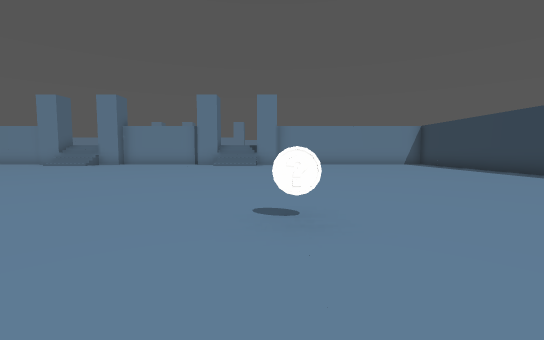
view 1 (above)

19 first-person views from a walk through a Unity game level. The camera is 1.4 m above the floor, tilts 4° down and sees 90° across. The floor is counted in squares, 2 m on a side. Each view is taken from the middle of a square. On the plan, view 1 faces up. The plan holds only what a view shows up to about 9 squares ahead; the rest is blank. The place goes on beyond the plan. Some animated figures are left out. Door leaves are left out, so doorways stand open. Some surface patterns are stand-ins.

view 2
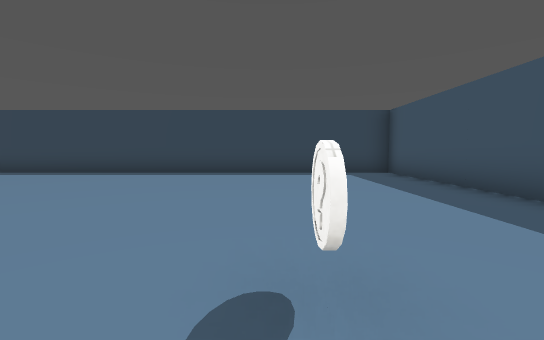

view 3
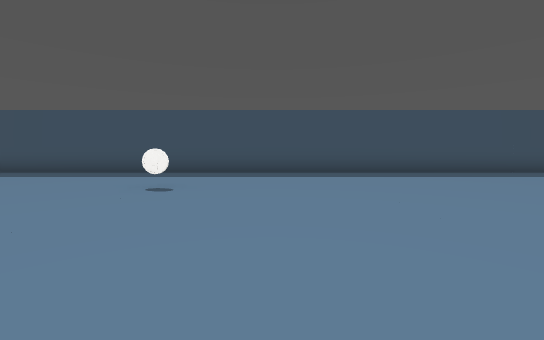

view 4
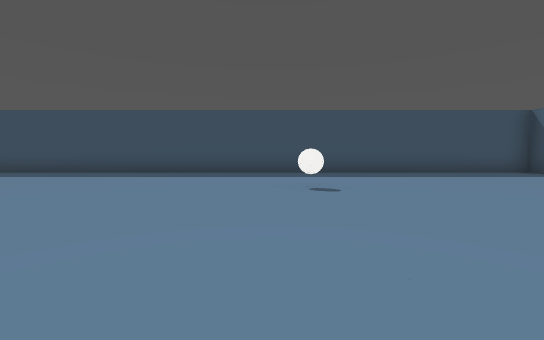

view 5
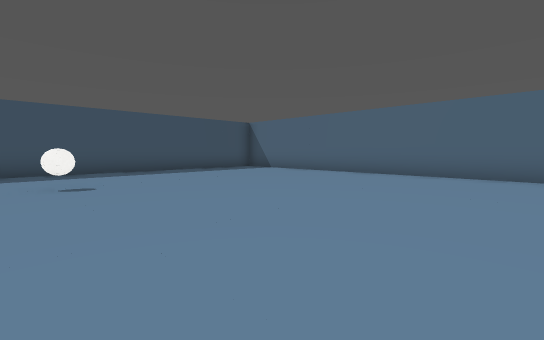

view 6
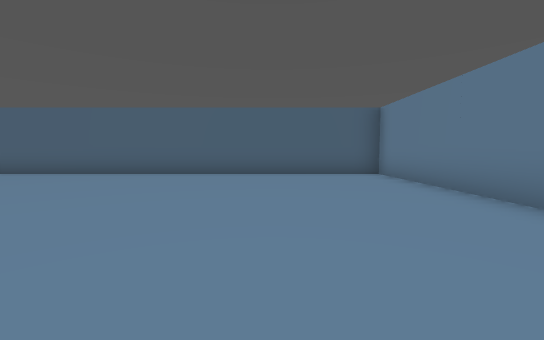

view 7
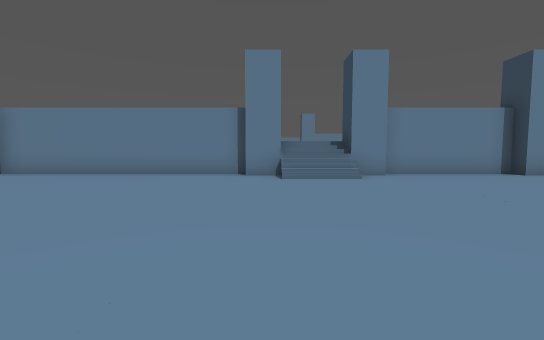

view 8
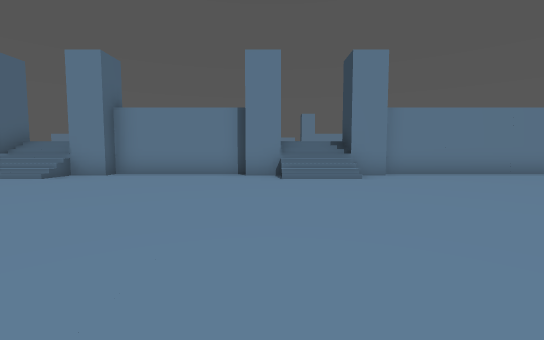

view 9
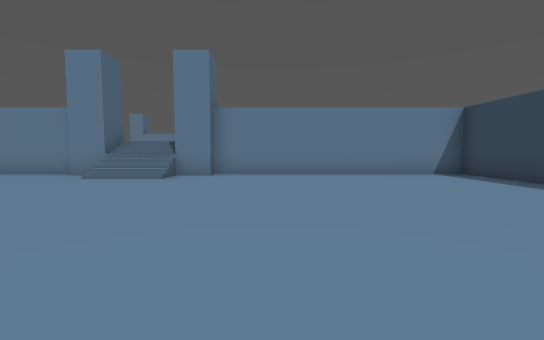

view 10
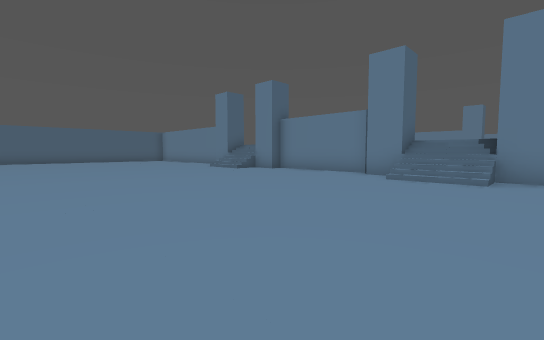

view 11
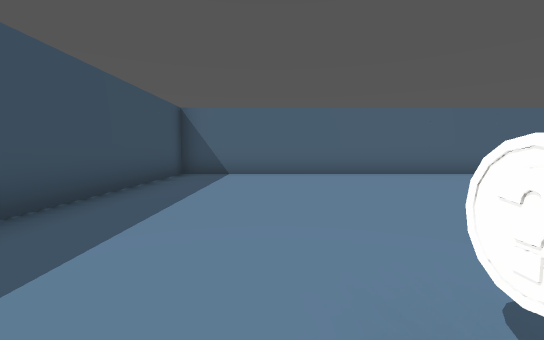

view 12
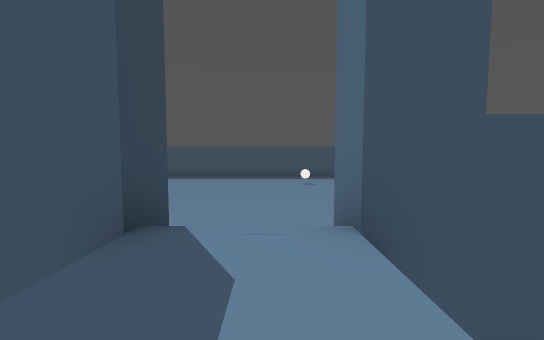

view 13
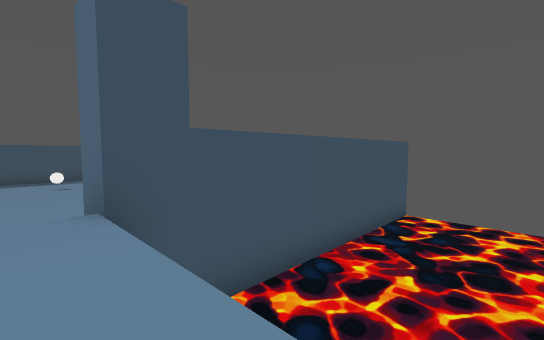

view 14
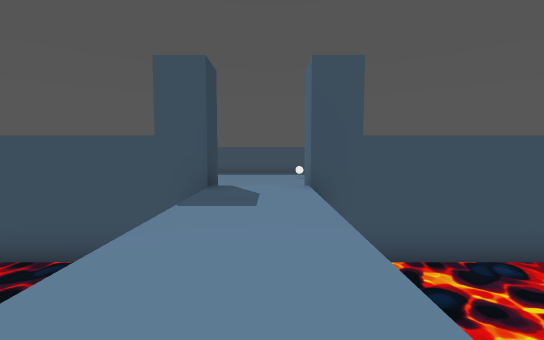

view 15
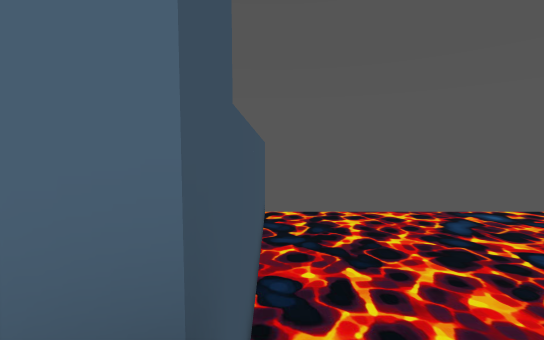

view 16
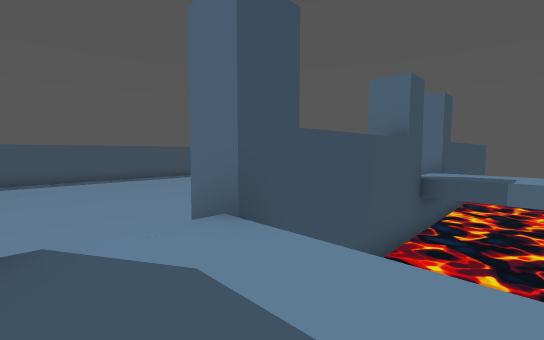

view 17
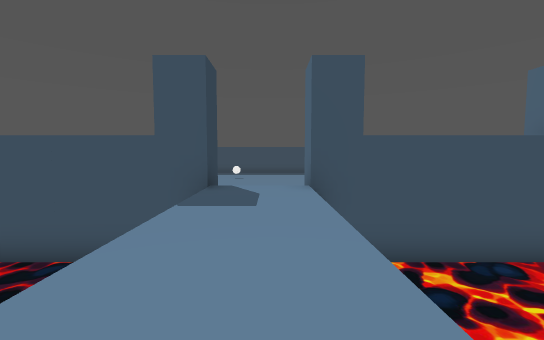

view 18
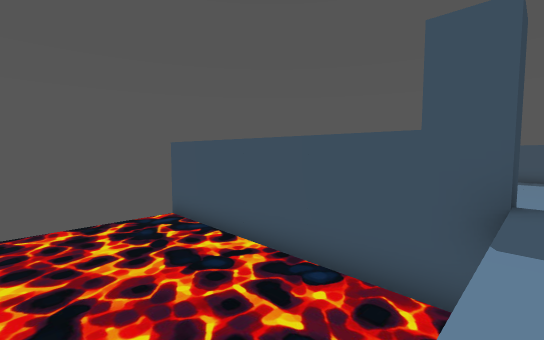

view 19
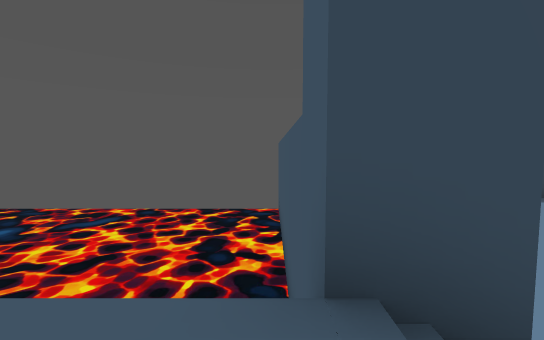

### Floor plan
Key: @ floor where view 1 was taken; # wall or solid block; . main floor; : floor 2 m higher than the main floor; / step, stairs or slope; ≈ liquid the walk keeps out of; O other object.
Columns run from 20 left of view 1 to 8 right of it. Each row starts with its distance up from view 1.
 24  ≈                         ≈
 23  ≈≈                       ≈≈
 22  ≈≈≈                     ≈≈≈
 21  ≈≈≈≈                   ≈≈≈≈
 20  ≈≈≈≈≈≈   :       :   ≈≈≈≈≈≈
 19  ≈≈≈≈≈≈≈ ≈::     ≈::  ≈≈≈≈≈≈≈
 18 ≈≈≈≈≈≈≈≈ ≈::     ≈::  ≈≈≈≈≈≈≈
 17 ≈≈≈≈≈≈≈≈≈≈::≈≈≈≈≈≈:: ≈≈≈≈≈≈≈≈
 16 ≈≈≈≈≈≈≈≈≈≈::≈≈≈≈≈≈::≈≈≈≈≈≈≈≈≈
 15 ##########::≈#####::≈########
 14 #........#//#....#//#.......#
 13 #........///.....///........#
 12 #...........................#
 11 #...........................#
 10 #...........................#
  9 #...........................#
  8 #...........................#
  7 #...........................#
  6 #...........................#
  5 #............  .............#
  4 #...........................#
  3 #.......O...........O.......#
  2 #...........................#
  1 #...........................#
  0 #...................@.......#
 -1 #############################

Where each view was taken, in squares from view 1:
view 1: 0 up, 0 right, facing up
view 2: 3 up, 1 left, facing right
view 3: 8 up, 2 left, facing down
view 4: 8 up, 11 left, facing down
view 5: 9 up, 11 left, facing down-left
view 6: 11 up, 11 left, facing left
view 7: 6 up, 11 left, facing up
view 8: 6 up, 3 left, facing up
view 9: 6 up, 2 right, facing up
view 10: 6 up, 0 right, facing up-left
view 11: 2 up, 11 left, facing left
view 12: 17 up, 10 left, facing down
view 13: 18 up, 10 left, facing down-left
view 14: 20 up, 10 left, facing down
view 15: 15 up, 10 left, facing left
view 16: 17 up, 1 left, facing down-left
view 17: 20 up, 2 left, facing down
view 18: 19 up, 1 left, facing down-right
view 19: 15 up, 2 left, facing right
